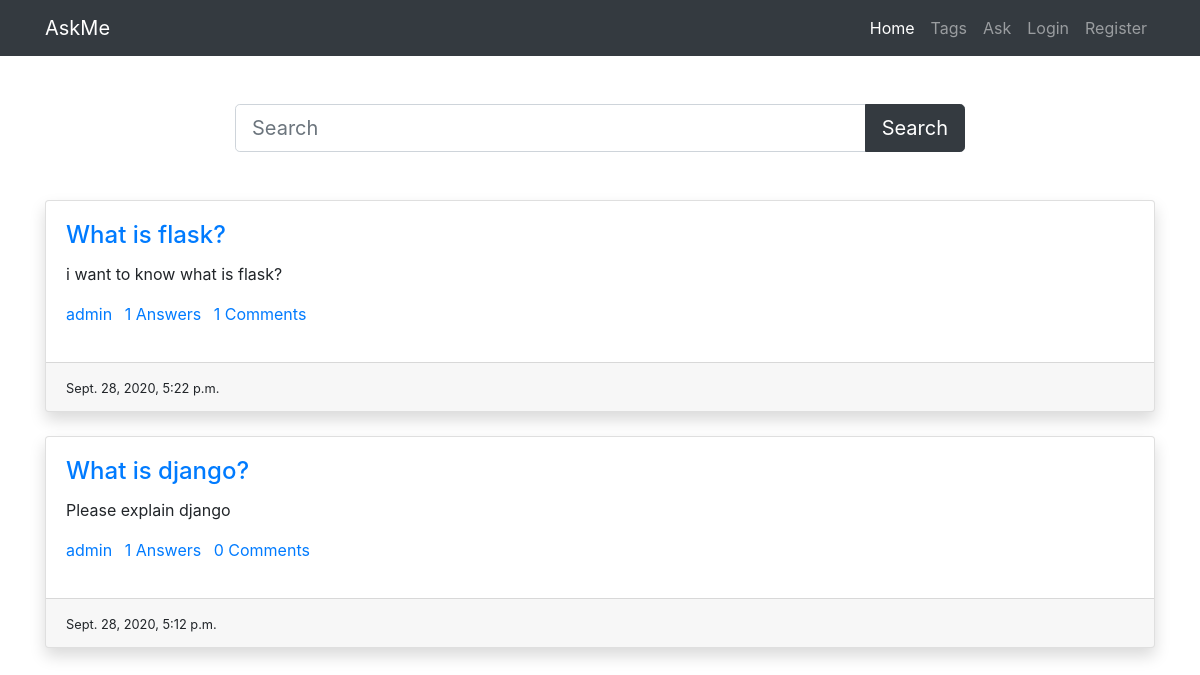
The page / on the database its author committed.
### main/models.py (models this page shows, shortened)
class Question(models.Model):
    user=models.ForeignKey(CustomUser,on_delete=models.CASCADE)
    title=models.CharField(max_length=300)
    detail=models.TextField()
    tags=models.TextField(default='')
    add_time=models.DateTimeField(auto_now_add=True)

class CustomUser(AbstractUser):
    bio=models.TextField()
    location=models.CharField(max_length=200)

### main/views.py (the view)
# urls.py: path('',views.home,name='home'),
def home(request):
    if 'q' in request.GET:
        q=request.GET['q']
        quests=Question.objects.annotate(total_comments=Count('answer__comment')).filter(title__icontains=q).order_by('-id')
    else:
        quests=Question.objects.annotate(total_comments=Count('answer__comment')).all().order_by('-id')
    paginator=Paginator(quests,10)
    page_num=request.GET.get('page',1)
    quests=paginator.page(page_num)
    return render(request,'home.html',{'quests':quests})

### main/templates/home.html (shortened to what this page needs)
{% load static %}
<!DOCTYPE html>
<html lang="en">
<head>
    <link rel="stylesheet" href="{% static 'bootstrap.min.css' %}" />
</head>
<body>
    <nav class="navbar navbar-expand-lg navbar-dark bg-dark">
        <div class="container">
            <a class="navbar-brand" href="#">AskMe</a>
            <div class="collapse navbar-collapse" id="navbarNav">
                <ul class="navbar-nav ml-auto">
                    <li class="nav-item active">
                        <a class="nav-link" href="#">Home</a>
                    </li>
                    <li class="nav-item">
                        <a class="nav-link" href="/tags">Tags</a>
                    </li>
                    <li class="nav-item">
                        <a class="nav-link" href="/ask-question">Ask</a>
                    </li>
                    {% if user.is_authenticated %}
                    <li class="nav-item">
                        <a class="nav-link" href="/accounts/profile">Profile</a>
                    </li>
                    <li class="nav-item">
                        <a class="nav-link" href="{% url 'logout' %}">Logout</a>
                    </li>
                    {% else %}
                    <li class="nav-item">
                        <a class="nav-link" href="/accounts/login">Login</a>
                    </li>
                    <li class="nav-item">
                        <a class="nav-link" href="/accounts/register">Register</a>
                    </li>
                    {% endif %}
                </ul>
            </div>
        </div>
    </nav>
    <div class="container py-5">
        <div class="row">
            <div class="col-md-8 offset-2">
                <form>
                    <div class="input-group">
                        <input type="text" name="q" class="form-control form-control-lg" placeholder="Search" />
                        <div class="input-group-append">
                        <button class="btn btn-dark btn-lg" type="submit" id="button-addon2">Search</button>
                        </div>
                    </div>
                </form>
            </div>
        </div>
    </div>
    <div class="container">
        {% for quest in quests %}
        <div class="card mb-4 shadow">
            <div class="card-body">
                <h4 class="card-title"><a href="/detail/{{quest.id}}">{{quest.title}}</a></h4>
                <p class="card-text">{{quest.detail}}</p>
                <p>
                    <a href="#" class="mr-2">{{quest.user.username}}</a>
                    <a href="#" class="mr-2">{{quest.answer_set.count}} Answers</a>
                    <a href="#" class="mr-2">{{quest.total_comments}} Comments</a>
                </p>
            </div>
            <div class="card-footer">
                <small>{{quest.add_time}}</small>
            </div>
        </div>
        {% endfor %}
    </div>
</body>
</html>

### rows shown on the page
Question: title "What is flask?", detail "i want to know what is flask?", user.username "admin", answer_set.count "1", total_comments "1", add_time "Sept. 28, 2020, 5:22 p.m."
Question: title "What is django?", detail "Please explain django", user.username "admin", answer_set.count "1", total_comments "0", add_time "Sept. 28, 2020, 5:12 p.m."
